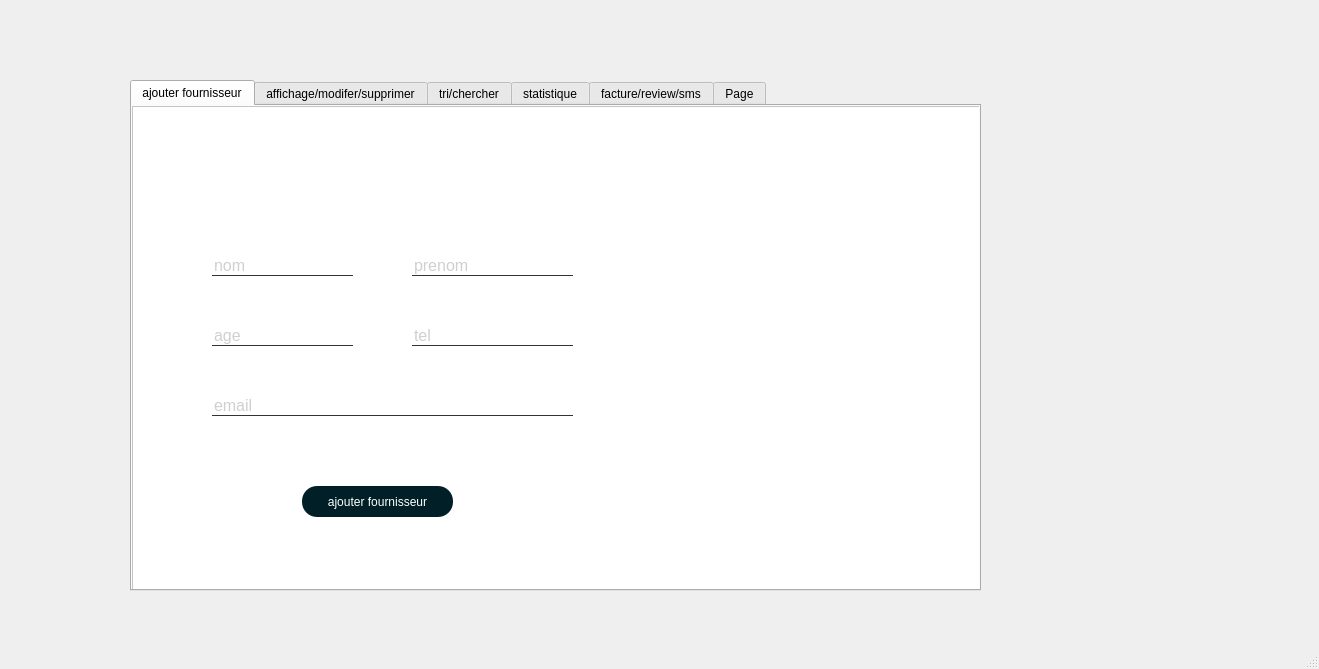
<?xml version="1.0" encoding="UTF-8"?>
<ui version="4.0">
 <class>MainWindow</class>
 <widget class="QMainWindow" name="MainWindow">
  <property name="geometry">
   <rect>
    <x>0</x>
    <y>0</y>
    <width>1319</width>
    <height>669</height>
   </rect>
  </property>
  <property name="cursor">
   <cursorShape>ArrowCursor</cursorShape>
  </property>
  <property name="windowTitle">
   <string>MainWindow</string>
  </property>
  <widget class="QWidget" name="centralwidget">
   <widget class="QTabWidget" name="tabWidget">
    <property name="geometry">
     <rect>
      <x>130</x>
      <y>80</y>
      <width>851</width>
      <height>511</height>
     </rect>
    </property>
    <property name="currentIndex">
     <number>0</number>
    </property>
    <property name="usesScrollButtons">
     <bool>false</bool>
    </property>
    <widget class="QWidget" name="tab">
     <attribute name="title">
      <string>ajouter fournisseur</string>
     </attribute>
     <widget class="QFrame" name="frame">
      <property name="geometry">
       <rect>
        <x>0</x>
        <y>0</y>
        <width>851</width>
        <height>491</height>
       </rect>
      </property>
      <property name="cursor">
       <cursorShape>ArrowCursor</cursorShape>
      </property>
      <property name="styleSheet">
       <string notr="true">QFrame{
background:white;
}

QLabel{
color:white;
font-size:16px;
}

QPushButton:hover {
transform: scale(1.2); 
width : 250px;
color:#F3D617;
}
QPushButton{
color:white;
border-radius:15px;
}

QLineEdit
{
background:transparent;
border:none;
color:#a0a0a0;
font-size:16px;
border-bottom:1px solid #333;
}
</string>
      </property>
      <property name="frameShape">
       <enum>QFrame::StyledPanel</enum>
      </property>
      <property name="frameShadow">
       <enum>QFrame::Raised</enum>
      </property>
      <widget class="QLineEdit" name="age">
       <property name="geometry">
        <rect>
         <x>80</x>
         <y>220</y>
         <width>141</width>
         <height>20</height>
        </rect>
       </property>
       <property name="text">
        <string/>
       </property>
       <property name="placeholderText">
        <string>age</string>
       </property>
      </widget>
      <widget class="QLineEdit" name="nom">
       <property name="geometry">
        <rect>
         <x>80</x>
         <y>150</y>
         <width>141</width>
         <height>20</height>
        </rect>
       </property>
       <property name="text">
        <string/>
       </property>
       <property name="placeholderText">
        <string>nom</string>
       </property>
      </widget>
      <widget class="QLineEdit" name="prenom">
       <property name="geometry">
        <rect>
         <x>280</x>
         <y>150</y>
         <width>161</width>
         <height>20</height>
        </rect>
       </property>
       <property name="maximumSize">
        <size>
         <width>16777215</width>
         <height>20</height>
        </size>
       </property>
       <property name="text">
        <string/>
       </property>
       <property name="placeholderText">
        <string>prenom</string>
       </property>
      </widget>
      <widget class="QLineEdit" name="tel">
       <property name="geometry">
        <rect>
         <x>280</x>
         <y>220</y>
         <width>161</width>
         <height>20</height>
        </rect>
       </property>
       <property name="text">
        <string/>
       </property>
       <property name="placeholderText">
        <string>tel</string>
       </property>
      </widget>
      <widget class="QLineEdit" name="email">
       <property name="geometry">
        <rect>
         <x>80</x>
         <y>290</y>
         <width>361</width>
         <height>20</height>
        </rect>
       </property>
       <property name="text">
        <string/>
       </property>
       <property name="placeholderText">
        <string>email</string>
       </property>
      </widget>
      <widget class="QPushButton" name="ajouterF">
       <property name="geometry">
        <rect>
         <x>170</x>
         <y>380</y>
         <width>151</width>
         <height>31</height>
        </rect>
       </property>
       <property name="cursor">
        <cursorShape>PointingHandCursor</cursorShape>
       </property>
       <property name="styleSheet">
        <string notr="true">background-color:#001F26;</string>
       </property>
       <property name="text">
        <string>ajouter fournisseur</string>
       </property>
      </widget>
      <widget class="QPushButton" name="pushButton_3">
       <property name="geometry">
        <rect>
         <x>490</x>
         <y>90</y>
         <width>311</width>
         <height>331</height>
        </rect>
       </property>
       <property name="styleSheet">
        <string notr="true">QPushButton
{
background:transparent;
}</string>
       </property>
       <property name="text">
        <string/>
       </property>
       <property name="icon">
        <iconset>
         <normaloff>C:/Users/moham/OneDrive/Bureau/c++_logo.png</normaloff>C:/Users/moham/OneDrive/Bureau/c++_logo.png</iconset>
       </property>
       <property name="iconSize">
        <size>
         <width>250</width>
         <height>250</height>
        </size>
       </property>
      </widget>
     </widget>
    </widget>
    <widget class="QWidget" name="tab_3">
     <attribute name="title">
      <string>affichage/modifer/supprimer</string>
     </attribute>
     <widget class="QFrame" name="frame_3">
      <property name="geometry">
       <rect>
        <x>-1</x>
        <y>-1</y>
        <width>851</width>
        <height>541</height>
       </rect>
      </property>
      <property name="styleSheet">
       <string notr="true">QFrame{
background:white;
}

QLabel{
color:white;
font-size:16px;
}

QPushButton:hover {
transform: scale(1,3); 
color:red;
}

QPushButton{
color:white;
border-radius:15px;
}

QPushButton::hover{
color:black;
border-radius:15px;
}

QTableWidget{
border:none;
}

</string>
      </property>
      <property name="frameShape">
       <enum>QFrame::StyledPanel</enum>
      </property>
      <property name="frameShadow">
       <enum>QFrame::Raised</enum>
      </property>
      <widget class="QGroupBox" name="groupBox_5">
       <property name="geometry">
        <rect>
         <x>440</x>
         <y>240</y>
         <width>351</width>
         <height>231</height>
        </rect>
       </property>
       <property name="font">
        <font>
         <family>Times New Roman</family>
         <pointsize>14</pointsize>
         <weight>75</weight>
         <bold>true</bold>
        </font>
       </property>
       <property name="styleSheet">
        <string notr="true">QFrame{
background:white;

}
QLabel{
color:white;
font-size:16px;
}
QPushButton
{
background:red;
border-radius:16px;
}
QPushButton:hover {
transform: scale(5); 
width : 250px;
color:#F3D617;
}
QPushButton{
color:white;
border-radius:15px;
}
QLineEdit
{
background:transparent;
border:none;
color:#a0a0a0;
font-size:16px;
border-bottom:1px solid #333;
}</string>
       </property>
       <property name="title">
        <string>supprimer fournisseur</string>
       </property>
       <widget class="QLineEdit" name="deleteID">
        <property name="geometry">
         <rect>
          <x>40</x>
          <y>80</y>
          <width>113</width>
          <height>22</height>
         </rect>
        </property>
        <property name="text">
         <string/>
        </property>
        <property name="placeholderText">
         <string>ID</string>
        </property>
       </widget>
       <widget class="QPushButton" name="deleteFbtn">
        <property name="geometry">
         <rect>
          <x>180</x>
          <y>80</y>
          <width>151</width>
          <height>31</height>
         </rect>
        </property>
        <property name="cursor">
         <cursorShape>PointingHandCursor</cursorShape>
        </property>
        <property name="styleSheet">
         <string notr="true">background-color:#001F26;</string>
        </property>
        <property name="text">
         <string>supprimer</string>
        </property>
       </widget>
       <widget class="QPushButton" name="deleteAll">
        <property name="geometry">
         <rect>
          <x>30</x>
          <y>180</y>
          <width>121</width>
          <height>41</height>
         </rect>
        </property>
        <property name="styleSheet">
         <string notr="true">background-color:red;</string>
        </property>
        <property name="text">
         <string>vider toute la table</string>
        </property>
       </widget>
      </widget>
      <widget class="QGroupBox" name="groupBox_8">
       <property name="geometry">
        <rect>
         <x>30</x>
         <y>240</y>
         <width>351</width>
         <height>241</height>
        </rect>
       </property>
       <property name="font">
        <font>
         <family>Times New Roman</family>
         <pointsize>14</pointsize>
         <weight>75</weight>
         <bold>true</bold>
        </font>
       </property>
       <property name="styleSheet">
        <string notr="true">QFrame{
background:white;

}
QLabel{
color:white;
font-size:16px;
}
QPushButton
{
background:red;
border-radius:16px;
}
QPushButton:hover {
transform: scale(5); 
width : 250px;
color:#F3D617;
}
QPushButton{
color:white;
border-radius:15px;
}
QLineEdit
{
background:transparent;
border:none;
color:#a0a0a0;
font-size:16px;
border-bottom:1px solid #333;
}</string>
       </property>
       <property name="title">
        <string>modifer fournisseur</string>
       </property>
       <widget class="QLineEdit" name="updateID">
        <property name="geometry">
         <rect>
          <x>250</x>
          <y>100</y>
          <width>71</width>
          <height>31</height>
         </rect>
        </property>
        <property name="text">
         <string/>
        </property>
        <property name="placeholderText">
         <string>ID</string>
        </property>
       </widget>
       <widget class="QPushButton" name="updateBTN">
        <property name="geometry">
         <rect>
          <x>240</x>
          <y>180</y>
          <width>91</width>
          <height>31</height>
         </rect>
        </property>
        <property name="cursor">
         <cursorShape>PointingHandCursor</cursorShape>
        </property>
        <property name="styleSheet">
         <string notr="true">background-color:#001F26;</string>
        </property>
        <property name="text">
         <string>modifer</string>
        </property>
       </widget>
       <widget class="QLineEdit" name="nomUpdate">
        <property name="geometry">
         <rect>
          <x>40</x>
          <y>40</y>
          <width>61</width>
          <height>20</height>
         </rect>
        </property>
        <property name="text">
         <string/>
        </property>
        <property name="placeholderText">
         <string>nom</string>
        </property>
       </widget>
       <widget class="QLineEdit" name="prenomUpdate">
        <property name="geometry">
         <rect>
          <x>40</x>
          <y>160</y>
          <width>101</width>
          <height>20</height>
         </rect>
        </property>
        <property name="maximumSize">
         <size>
          <width>16777215</width>
          <height>20</height>
         </size>
        </property>
        <property name="text">
         <string/>
        </property>
        <property name="placeholderText">
         <string>prenom</string>
        </property>
       </widget>
       <widget class="QLineEdit" name="ageUpdate">
        <property name="geometry">
         <rect>
          <x>40</x>
          <y>80</y>
          <width>61</width>
          <height>20</height>
         </rect>
        </property>
        <property name="text">
         <string/>
        </property>
        <property name="placeholderText">
         <string>age</string>
        </property>
       </widget>
       <widget class="QLineEdit" name="telUpdate">
        <property name="geometry">
         <rect>
          <x>40</x>
          <y>120</y>
          <width>91</width>
          <height>20</height>
         </rect>
        </property>
        <property name="text">
         <string/>
        </property>
        <property name="placeholderText">
         <string>tel</string>
        </property>
       </widget>
       <widget class="QLineEdit" name="emailUpdate">
        <property name="geometry">
         <rect>
          <x>40</x>
          <y>200</y>
          <width>121</width>
          <height>20</height>
         </rect>
        </property>
        <property name="text">
         <string/>
        </property>
        <property name="placeholderText">
         <string>email</string>
        </property>
       </widget>
      </widget>
      <widget class="QTableView" name="Ftable">
       <property name="geometry">
        <rect>
         <x>30</x>
         <y>20</y>
         <width>771</width>
         <height>181</height>
        </rect>
       </property>
      </widget>
     </widget>
    </widget>
    <widget class="QWidget" name="tab_4">
     <attribute name="title">
      <string>tri/chercher</string>
     </attribute>
     <widget class="QFrame" name="frame_4">
      <property name="geometry">
       <rect>
        <x>0</x>
        <y>0</y>
        <width>861</width>
        <height>491</height>
       </rect>
      </property>
      <property name="styleSheet">
       <string notr="true">QFrame{
background:white;
}

QLabel{
color:white;
font-size:16px;
}

QPushButton:hover {
transform: scale(1,3); 
color:red;
}

QPushButton{
color:white;
border-radius:15px;
}

QPushButton::hover{
color:black;
border-radius:15px;
}

QTableWidget{
border:none;
}


</string>
      </property>
      <property name="frameShape">
       <enum>QFrame::StyledPanel</enum>
      </property>
      <property name="frameShadow">
       <enum>QFrame::Raised</enum>
      </property>
      <widget class="QGroupBox" name="groupBox_4">
       <property name="geometry">
        <rect>
         <x>50</x>
         <y>70</y>
         <width>781</width>
         <height>181</height>
        </rect>
       </property>
       <property name="font">
        <font>
         <family>Times New Roman</family>
         <pointsize>14</pointsize>
         <weight>75</weight>
         <bold>true</bold>
        </font>
       </property>
       <property name="styleSheet">
        <string notr="true">QFrame{
background:white;

}
QLabel{
color:white;
font-size:16px;
}
QPushButton
{
background:red;
border-radius:16px;
}
QPushButton:hover {
transform: scale(5); 
width : 250px;
color:#F3D617;
}
QPushButton{
color:white;
border-radius:15px;
}
QLineEdit
{
background:transparent;
border:none;
color:#a0a0a0;
font-size:16px;
border-bottom:1px solid #333;
}

</string>
       </property>
       <property name="title">
        <string>TRI</string>
       </property>
       <widget class="QPushButton" name="pushButtonStatistiques">
        <property name="geometry">
         <rect>
          <x>170</x>
          <y>380</y>
          <width>271</width>
          <height>41</height>
         </rect>
        </property>
        <property name="font">
         <font>
          <pointsize>13</pointsize>
          <weight>75</weight>
          <bold>true</bold>
         </font>
        </property>
        <property name="styleSheet">
         <string notr="true">QFrame{
background:#333;

}
QLabel{
color:white;
font-size:16px;
}
QPushButton
{
background:red;
border-radius:16px;
}
QPushButton:hover {
color:blue;
border-size:20px;
background:#333
}
QPushButton{
color:white;
border-radius:15px;
}
QLineEdit
{
background:transparent;
border:none;
color:#b0b0b0;
font-size:16px;
border-bottom:1px solid #fefff4;
}
QTableWidget{
background:transparent;
border:none;
}
QTableWidget:hover{
border:3px;
}
</string>
        </property>
        <property name="text">
         <string>STATISTIQUES</string>
        </property>
       </widget>
       <widget class="QComboBox" name="croissanceBox">
        <property name="geometry">
         <rect>
          <x>160</x>
          <y>50</y>
          <width>131</width>
          <height>31</height>
         </rect>
        </property>
        <property name="font">
         <font>
          <family>Times New Roman</family>
          <pointsize>13</pointsize>
          <weight>75</weight>
          <bold>true</bold>
         </font>
        </property>
        <property name="styleSheet">
         <string notr="true">border: 1px solid;
border-color:rgb(0, 0, 0);
    border-radius: 3px;
    padding: 1px 18px 1px 3px;
    min-width: 6em;
color : #001F26;
    margin: 0 0 0 0;</string>
        </property>
        <item>
         <property name="text">
          <string>croissante</string>
         </property>
        </item>
        <item>
         <property name="text">
          <string>decroissante</string>
         </property>
        </item>
       </widget>
       <widget class="QComboBox" name="attributeBox">
        <property name="geometry">
         <rect>
          <x>40</x>
          <y>50</y>
          <width>101</width>
          <height>31</height>
         </rect>
        </property>
        <property name="font">
         <font>
          <family>Times New Roman</family>
          <pointsize>13</pointsize>
          <weight>75</weight>
          <bold>true</bold>
         </font>
        </property>
        <property name="styleSheet">
         <string notr="true">border: 1px solid;
border-color:rgb(0, 0, 0);
    border-radius: 3px;
    padding: 1px 18px 1px 3px;
    min-width: 6em;
color : #001F26;
    margin: 0 0 0 0;</string>
        </property>
        <item>
         <property name="text">
          <string>ID</string>
         </property>
        </item>
        <item>
         <property name="text">
          <string>AGE</string>
         </property>
        </item>
        <item>
         <property name="text">
          <string>NOM</string>
         </property>
        </item>
       </widget>
       <widget class="QPushButton" name="triBTN">
        <property name="geometry">
         <rect>
          <x>100</x>
          <y>100</y>
          <width>111</width>
          <height>31</height>
         </rect>
        </property>
        <property name="cursor">
         <cursorShape>PointingHandCursor</cursorShape>
        </property>
        <property name="styleSheet">
         <string notr="true">background-color:#001F26;</string>
        </property>
        <property name="text">
         <string>afficher</string>
        </property>
       </widget>
      </widget>
      <widget class="QTableView" name="TriTable">
       <property name="geometry">
        <rect>
         <x>360</x>
         <y>100</y>
         <width>431</width>
         <height>121</height>
        </rect>
       </property>
      </widget>
      <widget class="QGroupBox" name="groupBox_3">
       <property name="geometry">
        <rect>
         <x>50</x>
         <y>280</y>
         <width>781</width>
         <height>191</height>
        </rect>
       </property>
       <property name="font">
        <font>
         <family>Times New Roman</family>
         <pointsize>14</pointsize>
         <weight>75</weight>
         <bold>true</bold>
        </font>
       </property>
       <property name="styleSheet">
        <string notr="true">QFrame{
background:white;

}
QLabel{
color:white;
font-size:16px;
}
QPushButton
{
background:red;
border-radius:16px;
}
QPushButton:hover {
transform: scale(5); 
width : 250px;
color:#F3D617;
}
QPushButton{
color:white;
border-radius:15px;
}
QLineEdit
{
background:transparent;
border:none;
color:#a0a0a0;
font-size:16px;
border-bottom:1px solid #333;
}</string>
       </property>
       <property name="title">
        <string>Recherche par Nom</string>
       </property>
       <widget class="QLineEdit" name="searchNameInput">
        <property name="geometry">
         <rect>
          <x>40</x>
          <y>90</y>
          <width>61</width>
          <height>22</height>
         </rect>
        </property>
        <property name="placeholderText">
         <string>Nom</string>
        </property>
       </widget>
       <widget class="QPushButton" name="chercherID">
        <property name="geometry">
         <rect>
          <x>120</x>
          <y>90</y>
          <width>91</width>
          <height>31</height>
         </rect>
        </property>
        <property name="cursor">
         <cursorShape>PointingHandCursor</cursorShape>
        </property>
        <property name="styleSheet">
         <string notr="true">background-color:#001F26;</string>
        </property>
        <property name="text">
         <string>chercher</string>
        </property>
       </widget>
       <widget class="QTableView" name="searchTable">
        <property name="geometry">
         <rect>
          <x>240</x>
          <y>40</y>
          <width>501</width>
          <height>121</height>
         </rect>
        </property>
       </widget>
      </widget>
     </widget>
    </widget>
    <widget class="QWidget" name="tab_2">
     <attribute name="title">
      <string>statistique</string>
     </attribute>
     <widget class="QFrame" name="frame_5">
      <property name="geometry">
       <rect>
        <x>0</x>
        <y>0</y>
        <width>861</width>
        <height>491</height>
       </rect>
      </property>
      <property name="styleSheet">
       <string notr="true">QFrame{
background:white;
}

QLabel{
color:white;
font-size:16px;
}

QPushButton:hover {
transform: scale(1,3); 
color:red;
}

QPushButton{
color:white;
border-radius:15px;
}

QPushButton::hover{
color:black;
border-radius:15px;
}

QTableWidget{
border:none;
}


</string>
      </property>
      <property name="frameShape">
       <enum>QFrame::StyledPanel</enum>
      </property>
      <property name="frameShadow">
       <enum>QFrame::Raised</enum>
      </property>
      <widget class="QWidget" name="verticalLayoutWidget">
       <property name="geometry">
        <rect>
         <x>40</x>
         <y>80</y>
         <width>771</width>
         <height>371</height>
        </rect>
       </property>
       <layout class="QVBoxLayout" name="verticalLayout"/>
      </widget>
     </widget>
    </widget>
    <widget class="QWidget" name="tab_5">
     <attribute name="title">
      <string>facture/review/sms</string>
     </attribute>
     <widget class="QFrame" name="frame_17">
      <property name="geometry">
       <rect>
        <x>0</x>
        <y>0</y>
        <width>861</width>
        <height>571</height>
       </rect>
      </property>
      <property name="styleSheet">
       <string notr="true">QFrame{
background:white;
}

QLabel{
color:white;
font-size:16px;
}

QPushButton:hover {
transform: scale(1,3); 
color:red;
}

QPushButton{
color:white;
border-radius:15px;
}

QPushButton::hover{
color:black;
border-radius:15px;
}

QTableWidget{
border:none;
}


</string>
      </property>
      <property name="frameShape">
       <enum>QFrame::StyledPanel</enum>
      </property>
      <property name="frameShadow">
       <enum>QFrame::Raised</enum>
      </property>
      <widget class="QGroupBox" name="groupBox_24">
       <property name="geometry">
        <rect>
         <x>20</x>
         <y>20</y>
         <width>811</width>
         <height>441</height>
        </rect>
       </property>
       <property name="font">
        <font>
         <family>Times New Roman</family>
         <pointsize>14</pointsize>
         <weight>75</weight>
         <bold>true</bold>
        </font>
       </property>
       <property name="styleSheet">
        <string notr="true">QFrame{
background:white;

}
QLabel{
color:white;
font-size:16px;
}
QPushButton
{
background:red;
border-radius:16px;
}
QPushButton:hover {
transform: scale(5); 
width : 250px;
color:#F3D617;
}
QPushButton{
color:white;
border-radius:15px;
}
QLineEdit
{
background:transparent;
border:none;
color:#a0a0a0;
font-size:16px;
border-bottom:1px solid #333;
}</string>
       </property>
       <property name="title">
        <string>facture pdf</string>
       </property>
       <widget class="QTableView" name="Tabmaterielle">
        <property name="geometry">
         <rect>
          <x>70</x>
          <y>30</y>
          <width>371</width>
          <height>111</height>
         </rect>
        </property>
       </widget>
       <widget class="QGroupBox" name="groupBox_25">
        <property name="geometry">
         <rect>
          <x>70</x>
          <y>160</y>
          <width>371</width>
          <height>271</height>
         </rect>
        </property>
        <property name="font">
         <font>
          <family>Times New Roman</family>
          <pointsize>14</pointsize>
          <weight>75</weight>
          <bold>true</bold>
         </font>
        </property>
        <property name="styleSheet">
         <string notr="true">QFrame{
background:white;

}
QLabel{
color:white;
font-size:16px;
}
QPushButton
{
background:red;
border-radius:16px;
}
QPushButton:hover {
transform: scale(5); 
width : 250px;
color:#F3D617;
}
QPushButton{
color:white;
border-radius:15px;
}
QLineEdit
{
background:transparent;
border:none;
color:#a0a0a0;
font-size:16px;
border-bottom:1px solid #333;
}</string>
        </property>
        <property name="title">
         <string/>
        </property>
        <widget class="QLineEdit" name="reviewFIDMAteriele">
         <property name="geometry">
          <rect>
           <x>10</x>
           <y>20</y>
           <width>31</width>
           <height>22</height>
          </rect>
         </property>
         <property name="text">
          <string/>
         </property>
         <property name="placeholderText">
          <string>ID</string>
         </property>
        </widget>
        <widget class="QPushButton" name="genererFacture">
         <property name="geometry">
          <rect>
           <x>250</x>
           <y>230</y>
           <width>101</width>
           <height>31</height>
          </rect>
         </property>
         <property name="styleSheet">
          <string notr="true">background-color:#001F26;</string>
         </property>
         <property name="text">
          <string>generer facture</string>
         </property>
        </widget>
        <widget class="QPushButton" name="ajouterIntoFacture">
         <property name="geometry">
          <rect>
           <x>200</x>
           <y>20</y>
           <width>121</width>
           <height>31</height>
          </rect>
         </property>
         <property name="styleSheet">
          <string notr="true">background-color:#001F26;</string>
         </property>
         <property name="text">
          <string>ajouter dans facture</string>
         </property>
        </widget>
        <widget class="QTableView" name="tabFacture">
         <property name="geometry">
          <rect>
           <x>40</x>
           <y>80</y>
           <width>291</width>
           <height>111</height>
          </rect>
         </property>
        </widget>
        <widget class="QLineEdit" name="prix">
         <property name="geometry">
          <rect>
           <x>60</x>
           <y>20</y>
           <width>51</width>
           <height>22</height>
          </rect>
         </property>
         <property name="text">
          <string/>
         </property>
         <property name="placeholderText">
          <string>PRIX</string>
         </property>
        </widget>
        <widget class="QLineEdit" name="quantite">
         <property name="geometry">
          <rect>
           <x>130</x>
           <y>20</y>
           <width>41</width>
           <height>22</height>
          </rect>
         </property>
         <property name="text">
          <string/>
         </property>
         <property name="placeholderText">
          <string>QT</string>
         </property>
        </widget>
       </widget>
       <widget class="QGroupBox" name="groupBox_6">
        <property name="geometry">
         <rect>
          <x>460</x>
          <y>20</y>
          <width>341</width>
          <height>411</height>
         </rect>
        </property>
        <property name="font">
         <font>
          <family>Times New Roman</family>
          <pointsize>14</pointsize>
          <weight>75</weight>
          <bold>true</bold>
         </font>
        </property>
        <property name="styleSheet">
         <string notr="true">QFrame{
background:white;

}
QLabel{
color:white;
font-size:16px;
}
QPushButton
{
background:red;
border-radius:16px;
}
QPushButton:hover {
transform: scale(5); 
width : 250px;
color:#F3D617;
}
QPushButton{
color:white;
border-radius:15px;
}
QLineEdit
{
background:transparent;
border:none;
color:#a0a0a0;
font-size:16px;
border-bottom:1px solid #333;
}

</string>
        </property>
        <property name="title">
         <string>Review</string>
        </property>
        <widget class="QGroupBox" name="groupBox_20">
         <property name="geometry">
          <rect>
           <x>10</x>
           <y>300</y>
           <width>151</width>
           <height>81</height>
          </rect>
         </property>
         <property name="font">
          <font>
           <family>Times New Roman</family>
           <pointsize>14</pointsize>
           <weight>75</weight>
           <bold>true</bold>
          </font>
         </property>
         <property name="styleSheet">
          <string notr="true">QFrame{
background:white;

}
QLabel{
color:white;
font-size:16px;
}
QPushButton
{
background:red;
border-radius:16px;
}
QPushButton:hover {
transform: scale(5); 
width : 250px;
color:#F3D617;
}
QPushButton{
color:white;
border-radius:15px;
}
QLineEdit
{
background:transparent;
border:none;
color:#a0a0a0;
font-size:16px;
border-bottom:1px solid #333;
}</string>
         </property>
         <property name="title">
          <string>Qualite</string>
         </property>
         <widget class="QComboBox" name="jawdaBox">
          <property name="geometry">
           <rect>
            <x>20</x>
            <y>40</y>
            <width>111</width>
            <height>21</height>
           </rect>
          </property>
          <property name="font">
           <font>
            <family>Times New Roman</family>
            <pointsize>13</pointsize>
            <weight>75</weight>
            <bold>true</bold>
           </font>
          </property>
          <property name="styleSheet">
           <string notr="true">border: 1px solid;
border-color:rgb(0, 0, 0);
    border-radius: 3px;
    padding: 1px 18px 1px 3px;
    min-width: 6em;
color : #001F26;
    margin: 0 0 0 0;</string>
          </property>
          <item>
           <property name="text">
            <string>very bad</string>
           </property>
          </item>
          <item>
           <property name="text">
            <string>bad</string>
           </property>
          </item>
          <item>
           <property name="text">
            <string>meduim</string>
           </property>
          </item>
          <item>
           <property name="text">
            <string>good</string>
           </property>
          </item>
          <item>
           <property name="text">
            <string>very good</string>
           </property>
          </item>
         </widget>
        </widget>
        <widget class="QGroupBox" name="groupBox_23">
         <property name="geometry">
          <rect>
           <x>180</x>
           <y>310</y>
           <width>141</width>
           <height>71</height>
          </rect>
         </property>
         <property name="font">
          <font>
           <family>Times New Roman</family>
           <pointsize>14</pointsize>
           <weight>75</weight>
           <bold>true</bold>
          </font>
         </property>
         <property name="styleSheet">
          <string notr="true">QFrame{
background:white;

}
QLabel{
color:white;
font-size:16px;
}
QPushButton
{
background:red;
border-radius:16px;
}
QPushButton:hover {
transform: scale(5); 
width : 250px;
color:#F3D617;
}
QPushButton{
color:white;
border-radius:15px;
}
QLineEdit
{
background:transparent;
border:none;
color:#a0a0a0;
font-size:16px;
border-bottom:1px solid #333;
}</string>
         </property>
         <property name="title">
          <string/>
         </property>
         <widget class="QLineEdit" name="reviewFID">
          <property name="geometry">
           <rect>
            <x>10</x>
            <y>20</y>
            <width>31</width>
            <height>22</height>
           </rect>
          </property>
          <property name="text">
           <string/>
          </property>
          <property name="placeholderText">
           <string>ID</string>
          </property>
         </widget>
         <widget class="QPushButton" name="postReview">
          <property name="geometry">
           <rect>
            <x>60</x>
            <y>20</y>
            <width>61</width>
            <height>31</height>
           </rect>
          </property>
          <property name="cursor">
           <cursorShape>PointingHandCursor</cursorShape>
          </property>
          <property name="styleSheet">
           <string notr="true">background-color:#001F26;</string>
          </property>
          <property name="text">
           <string>Post</string>
          </property>
         </widget>
        </widget>
        <widget class="QTableView" name="Freview">
         <property name="geometry">
          <rect>
           <x>10</x>
           <y>50</y>
           <width>301</width>
           <height>111</height>
          </rect>
         </property>
        </widget>
        <widget class="QGroupBox" name="groupBox_22">
         <property name="geometry">
          <rect>
           <x>0</x>
           <y>190</y>
           <width>151</width>
           <height>81</height>
          </rect>
         </property>
         <property name="font">
          <font>
           <family>Times New Roman</family>
           <pointsize>14</pointsize>
           <weight>75</weight>
           <bold>true</bold>
          </font>
         </property>
         <property name="styleSheet">
          <string notr="true">QFrame{
background:white;

}
QLabel{
color:white;
font-size:16px;
}
QPushButton
{
background:red;
border-radius:16px;
}
QPushButton:hover {
transform: scale(5); 
width : 250px;
color:#F3D617;
}
QPushButton{
color:white;
border-radius:15px;
}
QLineEdit
{
background:transparent;
border:none;
color:#a0a0a0;
font-size:16px;
border-bottom:1px solid #333;
}</string>
         </property>
         <property name="title">
          <string>Time</string>
         </property>
         <widget class="QComboBox" name="timeBox">
          <property name="geometry">
           <rect>
            <x>30</x>
            <y>40</y>
            <width>111</width>
            <height>21</height>
           </rect>
          </property>
          <property name="font">
           <font>
            <family>Times New Roman</family>
            <pointsize>13</pointsize>
            <weight>75</weight>
            <bold>true</bold>
           </font>
          </property>
          <property name="styleSheet">
           <string notr="true">border: 1px solid;
border-color:rgb(0, 0, 0);
    border-radius: 3px;
    padding: 1px 18px 1px 3px;
    min-width: 6em;
color : #001F26;
    margin: 0 0 0 0;</string>
          </property>
          <item>
           <property name="text">
            <string>very bad</string>
           </property>
          </item>
          <item>
           <property name="text">
            <string>bad</string>
           </property>
          </item>
          <item>
           <property name="text">
            <string>meduim</string>
           </property>
          </item>
          <item>
           <property name="text">
            <string>good</string>
           </property>
          </item>
          <item>
           <property name="text">
            <string>very good</string>
           </property>
          </item>
         </widget>
        </widget>
        <widget class="QGroupBox" name="groupBox_21">
         <property name="geometry">
          <rect>
           <x>160</x>
           <y>190</y>
           <width>151</width>
           <height>81</height>
          </rect>
         </property>
         <property name="font">
          <font>
           <family>Times New Roman</family>
           <pointsize>14</pointsize>
           <weight>75</weight>
           <bold>true</bold>
          </font>
         </property>
         <property name="styleSheet">
          <string notr="true">QFrame{
background:white;

}
QLabel{
color:white;
font-size:16px;
}
QPushButton
{
background:red;
border-radius:16px;
}
QPushButton:hover {
transform: scale(5); 
width : 250px;
color:#F3D617;
}
QPushButton{
color:white;
border-radius:15px;
}
QLineEdit
{
background:transparent;
border:none;
color:#a0a0a0;
font-size:16px;
border-bottom:1px solid #333;
}</string>
         </property>
         <property name="title">
          <string>Communication</string>
         </property>
         <widget class="QComboBox" name="commBox">
          <property name="geometry">
           <rect>
            <x>20</x>
            <y>40</y>
            <width>111</width>
            <height>21</height>
           </rect>
          </property>
          <property name="font">
           <font>
            <family>Times New Roman</family>
            <pointsize>13</pointsize>
            <weight>75</weight>
            <bold>true</bold>
           </font>
          </property>
          <property name="styleSheet">
           <string notr="true">border: 1px solid;
border-color:rgb(0, 0, 0);
    border-radius: 3px;
    padding: 1px 18px 1px 3px;
    min-width: 6em;
color : #001F26;
    margin: 0 0 0 0;</string>
          </property>
          <item>
           <property name="text">
            <string>very bad</string>
           </property>
          </item>
          <item>
           <property name="text">
            <string>bad</string>
           </property>
          </item>
          <item>
           <property name="text">
            <string>meduim</string>
           </property>
          </item>
          <item>
           <property name="text">
            <string>good</string>
           </property>
          </item>
          <item>
           <property name="text">
            <string>very good</string>
           </property>
          </item>
         </widget>
        </widget>
       </widget>
      </widget>
     </widget>
    </widget>
    <widget class="QWidget" name="tab_6">
     <attribute name="title">
      <string>Page</string>
     </attribute>
     <widget class="QFrame" name="frame_18">
      <property name="geometry">
       <rect>
        <x>0</x>
        <y>0</y>
        <width>861</width>
        <height>571</height>
       </rect>
      </property>
      <property name="styleSheet">
       <string notr="true">QFrame{
background:white;
}

QLabel{
color:white;
font-size:16px;
}

QPushButton:hover {
transform: scale(1,3); 
color:red;
}

QPushButton{
color:white;
border-radius:15px;
}

QPushButton::hover{
color:black;
border-radius:15px;
}

QTableWidget{
border:none;
}


</string>
      </property>
      <property name="frameShape">
       <enum>QFrame::StyledPanel</enum>
      </property>
      <property name="frameShadow">
       <enum>QFrame::Raised</enum>
      </property>
     </widget>
    </widget>
   </widget>
  </widget>
  <widget class="QMenuBar" name="menubar">
   <property name="geometry">
    <rect>
     <x>0</x>
     <y>0</y>
     <width>1319</width>
     <height>22</height>
    </rect>
   </property>
  </widget>
  <widget class="QStatusBar" name="statusbar"/>
 </widget>
 <resources/>
 <connections/>
</ui>
